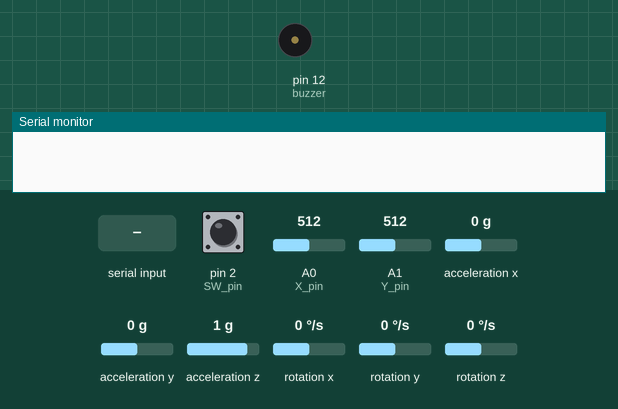
The sketch below on a simulated Arduino Uno, built with avr-gcc and run on an emulated ATmega328P. Parts: buzzer (waves = sounding), the last lines printed to the serial monitor. Wiring (inferred from the names in the program): MPU-6050 motion sensor at I2C address 0x68. The test bench sets the inputs (shaded band); at power-on: A0 (X_pin) = 512, pin 2 (SW_pin) HIGH, A1 (Y_pin) = 512, acceleration x 0 g, acceleration y 0 g, acceleration z 1 g, rotation x 0 °/s, rotation y 0 °/s, rotation z 0 °/s.

Above: at 1.2 s.
1.3 s: "b" received over Serial
At 1.42 s:
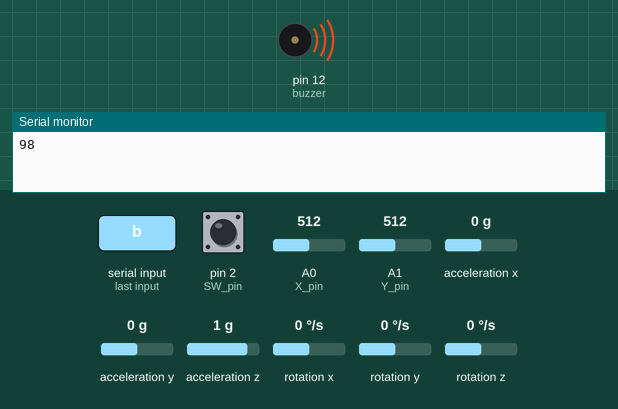
5.1 s: A0 (X_pin) set to 356
8.1 s: A0 (X_pin) set to 329
Timing chart, 0 to 11.0 s (numbered marks = the images above; inputs shaded):
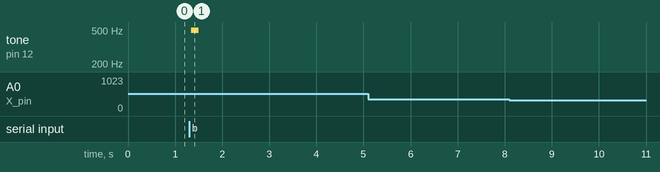

The sketch:

EECE5520Lab2.ino
```cpp
/*
 * Lab Assignment 2: Game Control with Joystick, Gyro and Accelerometer
 *
 * Output to Serial: Joystick data
 *   If the joystick is up send 'w'.
 *   If the joystick is down send 's'.
 *   If the joystick is left send 'a'.
 *   If the joystick is right send 'd'.
 *
 * Output to Serial: Gyroscope data
 *   If the gyroscope is up send 'w'.
 *   If the gyroscope is down send 's'.
 *   If the gyroscope is left send 'a'.
 *   If the gyroscope is right send 'd'.
 *
 * Read input from Serial: Buzzer
 *   If there is a 'b' detected, buzz the buzzer.
 *
 * Code written by Ernest Pellegrino
 */

/*
  Joystick
    GND to GND
    VCC to 5V
    VRx to A0
    VRy to A1
    SW to D2


  Accelerometer & Gyroscope
    VCC to 3.3V
    GND to GND
    SCL to SCL
    SDA to SDA
*/


// Arduino pin numbers
const int SW_pin = 2; // digital pin connected to switch output
const int X_pin = 0; // analog pin connected to X output
const int Y_pin = 1; // analog pin connected to Y output
int buzzer = 12; //the pin of the active buzzer

//Define Variables
int sleep = 100;
int flag = 0;
int buzz_time = 1;
int incomingByte = 0;

#include<Wire.h>
const int MPU_addr=0x68;  // I2C address of the MPU-6050
int16_t AcX, AcY, AcZ, Tmp, GyX, GyY, GyZ;


// the setup routine runs once when you press reset:
void setup() {
  // initialize serial communication at 9600 bits per second:
  Serial.begin(9600);

  // initialize Joystick and Buzzer
  pinMode(SW_pin, INPUT);
  digitalWrite(SW_pin, HIGH);
  pinMode(buzzer,OUTPUT); //initialize the buzzer pin as an output

  // initialize MPU-6050
  Wire.begin();
  Wire.beginTransmission(MPU_addr);
  Wire.write(0x6B);  // PWR_MGMT_1 register
  Wire.write(0);     // set to zero (wakes up the MPU-6050)
  Wire.endTransmission(true);
}

// initialize digital pin LED_BUILTIN as an output.
void loop()
{
  int Switch = digitalRead(SW_pin);
  int X_axis = analogRead(X_pin);
  int Y_axis = analogRead(Y_pin);

  Wire.beginTransmission(MPU_addr);
  Wire.write(0x3B);  // starting with register 0x3B (ACCEL_XOUT_H)
  Wire.endTransmission(false);
  Wire.requestFrom(MPU_addr,14,true);  // request a total of 14 registers
  AcX = Wire.read()<<8|Wire.read();  // 0x3B (ACCEL_XOUT_H) & 0x3C (ACCEL_XOUT_L)
  AcY = Wire.read()<<8|Wire.read();  // 0x3D (ACCEL_YOUT_H) & 0x3E (ACCEL_YOUT_L)
  AcZ = Wire.read()<<8|Wire.read();  // 0x3F (ACCEL_ZOUT_H) & 0x40 (ACCEL_ZOUT_L)
  Tmp = Wire.read()<<8|Wire.read();  // 0x41 (TEMP_OUT_H) & 0x42 (TEMP_OUT_L)
  GyX = Wire.read()<<8|Wire.read();  // 0x43 (GYRO_XOUT_H) & 0x44 (GYRO_XOUT_L)
  GyY = Wire.read()<<8|Wire.read();  // 0x45 (GYRO_YOUT_H) & 0x46 (GYRO_YOUT_L)
  GyZ = Wire.read()<<8|Wire.read();  // 0x47 (GYRO_ZOUT_H) & 0x48 (GYRO_ZOUT_L)

  // Joystick: go_up
  if (((X_axis >= 682) && (X_axis <= 1023)) && ((Y_axis >= 341) && (Y_axis <= 682)))
  {
    Serial.print('w');
    //Serial.print("11910");
    delay(sleep);
  }

  // Joystick: go_down
  if (((X_axis >= 0) && (X_axis <= 341)) && ((Y_axis >= 341) && (Y_axis <= 682)))
  {
    Serial.print('s');
    //Serial.print("11510");
    delay(sleep);
  }

  // Joystick: go_left
  if (((X_axis >= 341) && (X_axis <= 682)) && ((Y_axis >= 0) && (Y_axis <= 341)))
  {
    Serial.print('a');
    //Serial.print("9710");
    delay(sleep);
  }

  // Joystick: go_right
  if (((X_axis >= 341) && (X_axis <= 682)) && ((Y_axis >= 682) && (Y_axis <= 1023)))
  {
    Serial.print('d');
    //Serial.print('10010');
    delay(sleep);
  }

  /* Print joystick data
  Serial.print("Switch:  ");
  Serial.print(Switch);
  Serial.print("\n");
  Serial.print("X-axis: ");
  Serial.print(X_axis);
  Serial.print("\n");
  Serial.print("Y-axis: ");
  Serial.print(Y_axis);
  Serial.print("\n\n");
  delay(500);
  */

  // Gyroscope: go_up
  if (((AcX >= 6000) && (AcX <= 18000)) && ((AcY >= -3000) && (AcY <= 3000)) && ((AcZ >= 1) && (AcZ <= 18000)))
  {
    Serial.print('w');
    delay(sleep);
  }


  // Gyroscope: go_down
  if (((AcX >= -18000) && (AcX <= -6000)) && ((AcY >= -3000) && (AcY <= 3000)) && ((AcZ >= 1) && (AcZ <= 18000)))
  {
    Serial.print('s');
    delay(sleep);
  }

  // Gyroscope: go_left
  if (((AcX >= -3000) && (AcX <= 6000)) && ((AcY >= 6000) && (AcY <= 18000)) && ((AcZ >= 1) && (AcZ <= 18000)))
  {
    Serial.print('a');
    delay(sleep);

  }

  // Gyroscope: go_right
  if (((AcX >= -3000) && (AcX <= 3000)) && ((AcY >= -18000) && (AcY <= -6000)) && ((AcZ >= 1) && (AcZ <= 18000)))
  {
    Serial.print('d');
    delay(sleep);
  }

  /* Print gyroscope data
  Serial.print(" | AcX = ");
  Serial.println(AcX);
  Serial.print(" | AcY = ");
  Serial.println(AcY);
  Serial.print(" | AcZ = ");
  Serial.println(AcZ);
  Serial.println();
  delay(1000);
  */

  // Read from the Serial port:
  if (Serial.available() > 0) {
    // read the incoming byte:
    incomingByte = Serial.read();
    Serial.print(incomingByte);
  }

  // Buzzer
  /*
  if (incomingByte == 'b')
  {
    digitalWrite(buzzer, HIGH);
    delay(buzz_time);
    digitalWrite(buzzer, LOW);
  }
  */

  unsigned char i;
  while((flag == 0) && (incomingByte == 'b'))
  {
    //output a frequency
    for(i=0;i<80;i++)
    {
      digitalWrite(buzzer,HIGH);
      delay(1);//wait for 1ms
      digitalWrite(buzzer,LOW);
      delay(1);//wait for 1ms
    }
    flag = 1;
  }
  flag = 0;

  incomingByte = 0;

}
```

Measured:
- after the input at 1.3 s, tone on pin 12 (buzzer): silent → 496 Hz after 0.05 s, → silent 0.16 s later
- after the input at 5.1 s, every drawn part: stays the same
